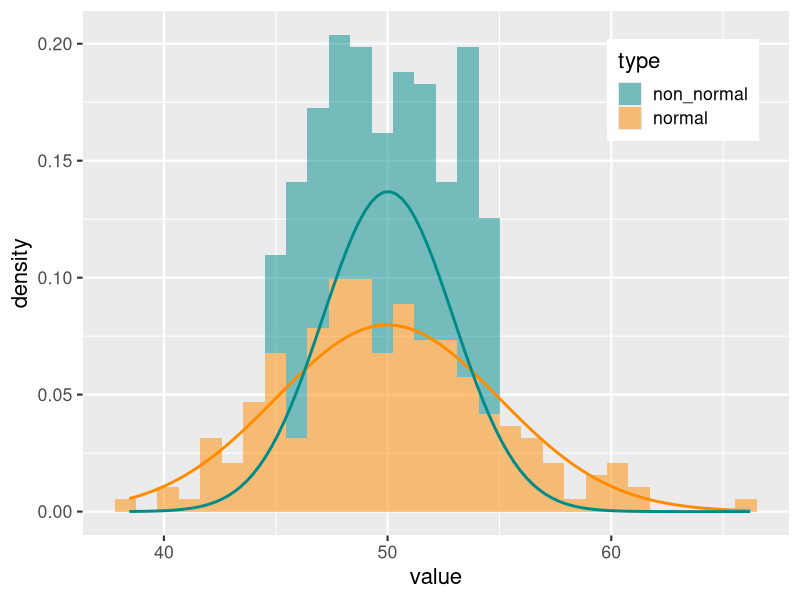
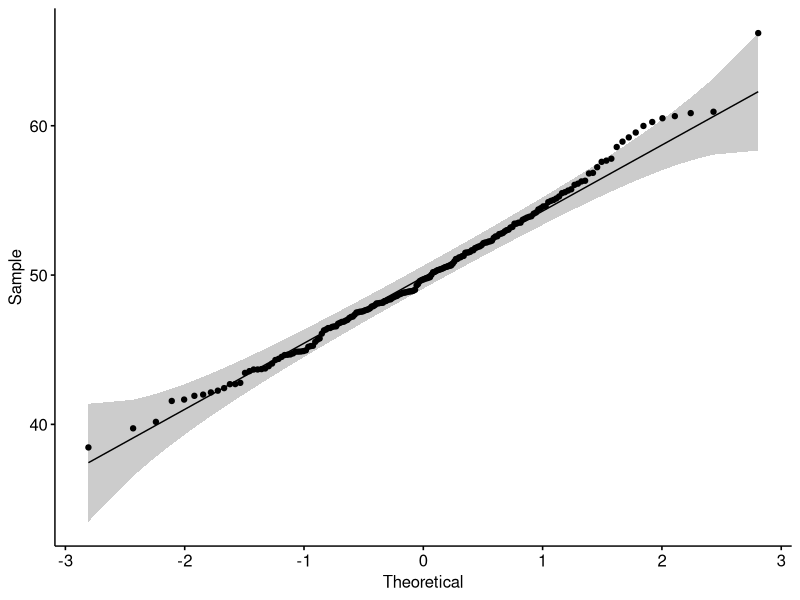
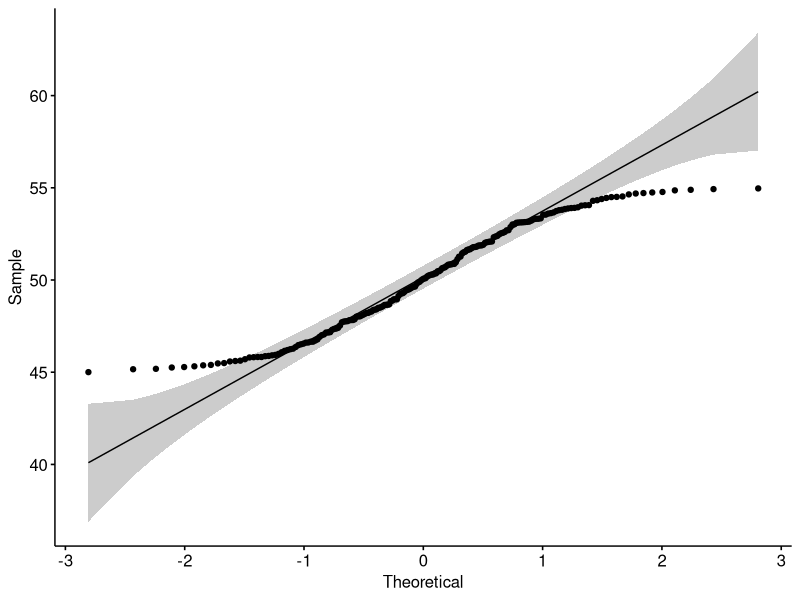
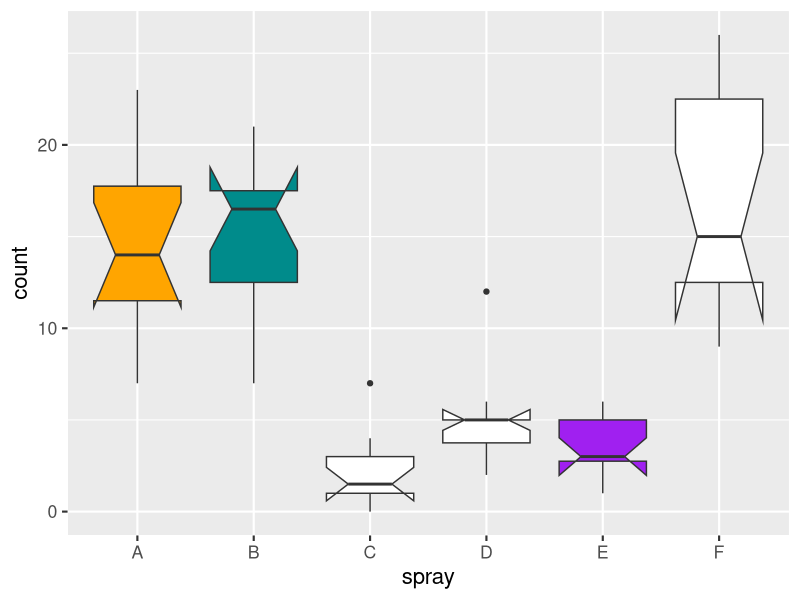

Source code (R) for these figures, in order:
## ---- chunk 1
knitr::opts_chunk$set(
  echo = TRUE, 
  warning = FALSE, 
  message = FALSE, 
  collapse = TRUE,
  fig.height = 6.3,
  fig.allign = 'center',
  fig.retina = 3.5,
  fig.showtext = TRUE,
  error = TRUE
)
library(tidyverse)
theme_set(theme_grey(base_size=16))
options(scipen = 0)
## ---- chunk 2

## ---- chunk 3
set.seed(123)
mydata <- tibble(
  normal = rnorm(
    n = 200,
    mean = 50,
    sd = 5
  ),
  non_normal = runif(
    n = 200,
    min = 45,
    max = 55
  )
)

## ---- chunk 4
mydata %>%
  pivot_longer(cols = 1:2, names_to = "type", values_to = "value") %>%
  ggplot()+
  geom_histogram(alpha = 0.5, aes( x = value, fill = type,y = ..density..)) + # plot probability instead of count on y axis
  stat_function(fun = dnorm,
                args = list(mean = 50,
                            sd = 5),
                color = "darkorange", size = 1)+
  stat_function(fun = dnorm,
                args = list(mean = mean(mydata$non_normal),
                            sd = sd(mydata$non_normal)),
                color = "cyan4", size = 1)+
    scale_fill_manual(values = c("cyan4", "darkorange"))+
  theme(legend.position = c(0.85,0.85))
## ---- chunk 5
shapiro.test(mydata$normal)
## ---- chunk 6
shapiro.test(mydata$non_normal)
## ---- chunk 7
# ggplot(mydata, aes(sample = normal)) +
#   stat_qq() + stat_qq_line()
ggpubr::ggqqplot(mydata$normal)
## ---- chunk 8
# ggplot(mydata, aes(sample = non_normal)) +
#   stat_qq() + stat_qq_line()
ggpubr::ggqqplot(mydata$non_normal)
## ---- chunk 9
TreatA <- filter(InsectSprays,
                 spray == "A")$count
TreatB <- filter(InsectSprays,
                 spray == "B")$count
TreatE <- filter(InsectSprays,
                 spray == "E")$count
## ---- chunk 10
ggplot(InsectSprays, aes(x=spray, y=count, fill = spray))+
  geom_boxplot(notch=TRUE)+
  scale_fill_manual(values = c("orange", "cyan4", "white", "white", "purple", "white"))+
  theme(legend.position = "none")
## ---- chunk 11
shapiro.test(TreatA)
shapiro.test(TreatB)
shapiro.test(TreatE)
## ---- chunk 12
var.test(TreatA, TreatB)
## ---- chunk 13
var.test(TreatA, TreatE)
## ---- chunk 14
t.test(TreatA, TreatB, var.equal = TRUE)
## ---- chunk 15
t.test(TreatA, TreatE, var.equal = FALSE)
## ---- chunk 16
wilcox.test(TreatA, TreatB)
